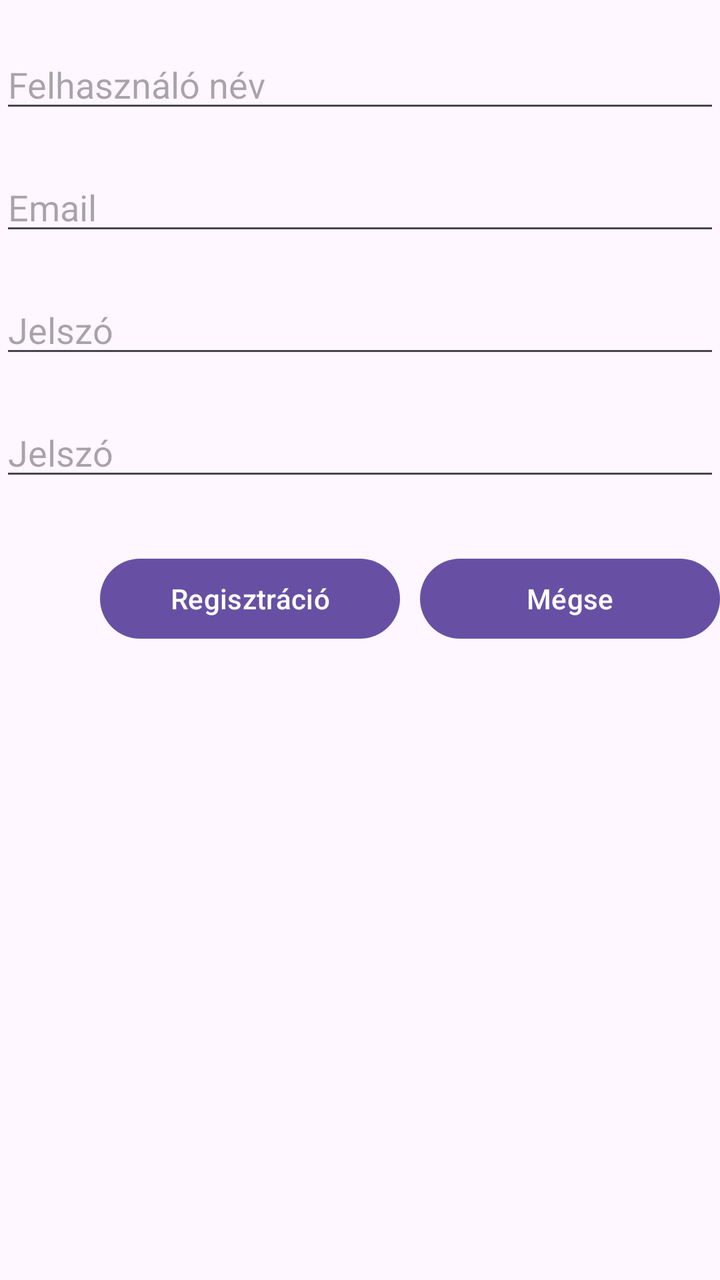
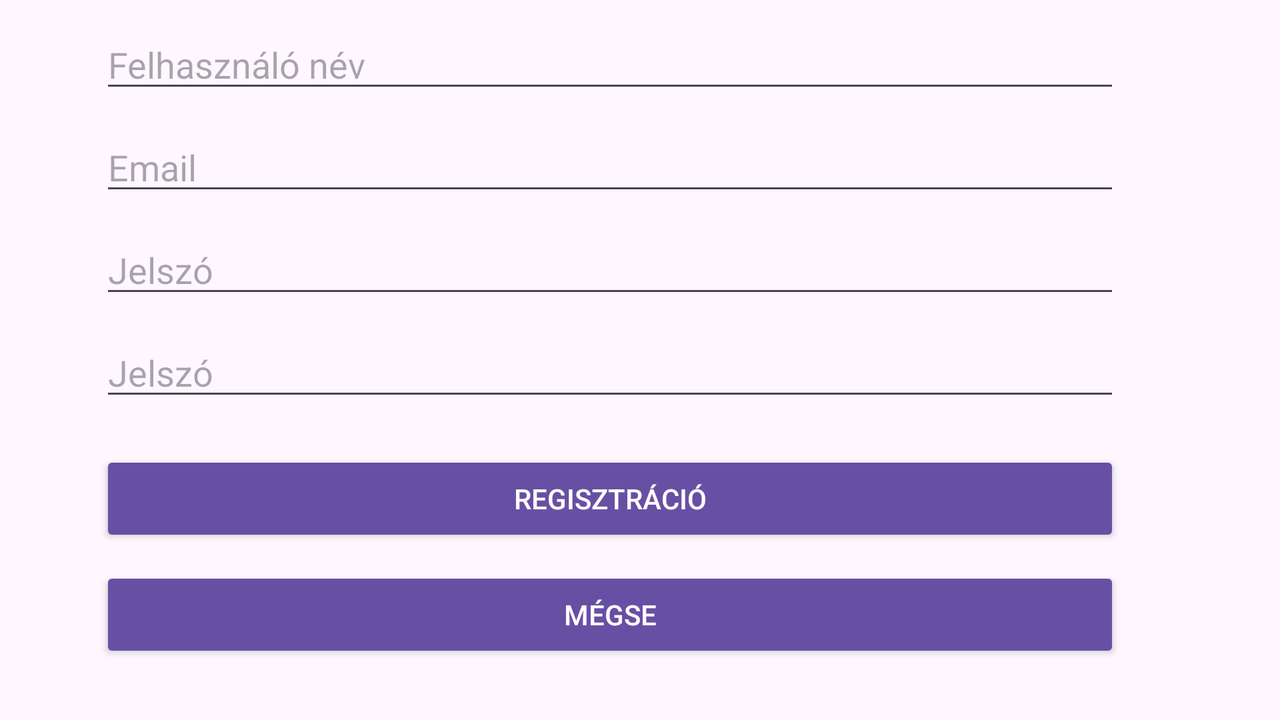

First picture: res/layout/ on a phone held upright. Second picture: the repository's own variant of that layout, on a device whose configuration matches the variant's folder. Source for both follows.
<!-- AndroidManifest.xml: application theme Theme.RoplabdaBajnoksag -->
<!-- res/layout/activity_register.xml -->
<?xml version="1.0" encoding="utf-8"?>
<LinearLayout
    xmlns:android="http://schemas.android.com/apk/res/android"
    xmlns:app="http://schemas.android.com/apk/res-auto"
    xmlns:tools="http://schemas.android.com/tools"
    android:id="@+id/main"
    android:layout_width="match_parent"
    android:layout_height="match_parent"
    android:orientation="vertical"
    tools:context=".RegisterActivity">

    <EditText
        android:id="@+id/regUserName"
        android:layout_width="match_parent"
        android:layout_height="wrap_content"
        android:layout_marginTop="20dp"
        android:hint="@string/FelhasznaloNevStr"
        android:inputType="text" />

    <EditText
        android:id="@+id/regEmail"
        android:layout_width="match_parent"
        android:layout_height="wrap_content"
        android:layout_marginTop="20dp"
        android:hint="@string/EmailStr"
        android:inputType="textEmailAddress" />

    <EditText
        android:id="@+id/regPassword"
        android:layout_width="match_parent"
        android:layout_height="wrap_content"
        android:layout_marginTop="20dp"
        android:hint="@string/JelszoStr"
        android:inputType="textPassword" />

    <EditText
        android:id="@+id/regPasswordAgain"
        android:layout_width="match_parent"
        android:layout_height="wrap_content"
        android:layout_marginTop="20dp"
        android:hint="@string/JelszoStr"
        android:inputType="textPassword" />

    <LinearLayout
        android:layout_width="match_parent"
        android:layout_height="match_parent"
        android:orientation="horizontal">

        <Button
            style="@style/Widget.Material3.Button"
            android:layout_width="150dp"
            android:layout_height="wrap_content"
            android:layout_marginLeft="50dp"
            android:layout_marginTop="30dp"
            android:onClick="newregister"
            android:text="@string/registerStr" />

        <Button
            android:layout_width="150dp"
            android:layout_height="wrap_content"
            android:layout_marginTop="30dp"
            android:layout_marginLeft="10dp"
            android:onClick="cancel"
            android:text="@string/megseStr"/>


    </LinearLayout>

</LinearLayout>
<!-- resources referenced by this layout -->
<resources>
  <string name="EmailStr">Email</string>
  <string name="FelhasznaloNevStr">Felhasználó név</string>
  <string name="JelszoStr">Jelszó</string>
  <string name="megseStr">Mégse</string>
  <string name="registerStr">Regisztráció</string>
  <style name="Theme.RoplabdaBajnoksag" parent="Base.Theme.RoplabdaBajnoksag" />
  <style name="Base.Theme.RoplabdaBajnoksag" parent="Theme.Material3.DayNight.NoActionBar">
          
          
      </style>
</resources>
<!-- res/layout-land/activity_register.xml (the repository's variant of the layout above) -->
<!-- drawn on the phone turned sideways -->
<?xml version="1.0" encoding="utf-8"?>
<LinearLayout
    xmlns:android="http://schemas.android.com/apk/res/android"
    xmlns:tools="http://schemas.android.com/tools"
    android:id="@+id/main"
    android:layout_width="match_parent"
    android:layout_height="match_parent"
    android:orientation="vertical"
    tools:context=".RegisterActivity">

    <EditText
        android:layout_width="match_parent"
        android:layout_height="wrap_content"
        android:layout_marginTop="10dp"
        android:layout_marginLeft="50dp"
        android:layout_marginRight="80dp"
        android:inputType="text"
        android:hint="@string/FelhasznaloNevStr" />

    <EditText
        android:layout_width="match_parent"
        android:layout_height="wrap_content"
        android:layout_marginTop="10dp"
        android:layout_marginLeft="50dp"
        android:layout_marginRight="80dp"
        android:inputType="textEmailAddress"
        android:hint="@string/EmailStr" />

    <EditText
        android:layout_width="match_parent"
        android:layout_height="wrap_content"
        android:layout_marginTop="10dp"
        android:layout_marginLeft="50dp"
        android:layout_marginRight="80dp"
        android:inputType="textPassword"
        android:hint="@string/JelszoStr" />

    <EditText
        android:layout_width="match_parent"
        android:layout_height="wrap_content"
        android:layout_marginTop="10dp"
        android:layout_marginLeft="50dp"
        android:layout_marginRight="80dp"
        android:inputType="textPassword"
        android:hint="@string/JelszoStr" />

    <Button
        style="@style/Widget.AppCompat.Button.Small"
        android:layout_width="match_parent"
        android:layout_height="wrap_content"
        android:layout_marginTop="20dp"
        android:layout_marginLeft="50dp"
        android:layout_marginRight="80dp"
        android:onClick="newregister"
        android:text="@string/registerStr" />

    <Button
        style="@style/Widget.AppCompat.Button.Small"
        android:layout_width="match_parent"
        android:layout_height="wrap_content"
        android:layout_marginTop="10dp"
        android:layout_marginLeft="50dp"
        android:layout_marginRight="80dp"
        android:onClick="cancel"
        android:text="@string/megseStr" />
</LinearLayout>
